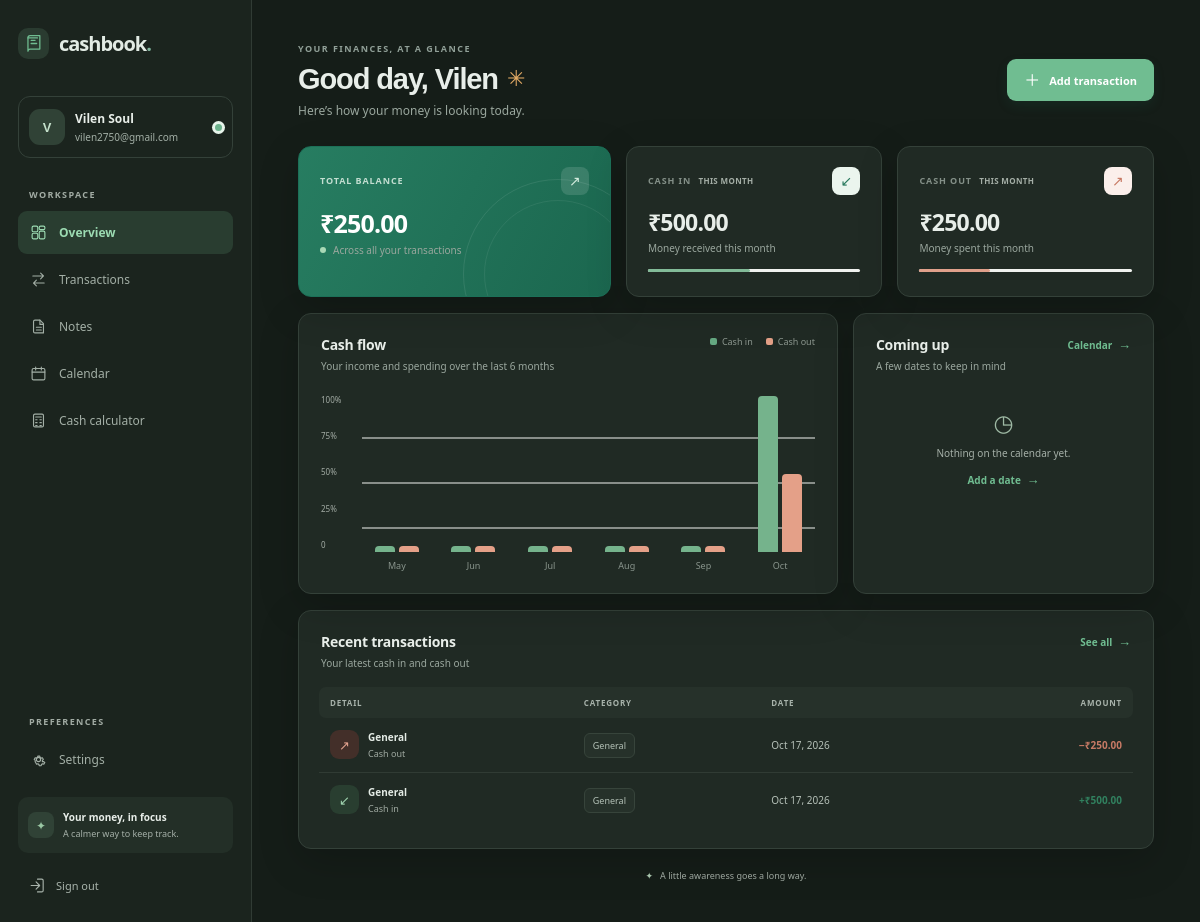
The app's page / (signed in) with its own data.
### cashbook/models.py (models this page shows, shortened)
class User(AbstractUser):
    username = None
    email = models.EmailField("email address", unique=True)
    LANGUAGE_CHOICES = [("en", _("English")), ("hi", _("Hindi (हिन्दी)"))]
    CURRENCY_CHOICES = [
        ("INR", _("Indian Rupee (₹)")), ("USD", _("US Dollar ($)")), ("EUR", _("Euro (€)")),
        ("GBP", _("British Pound (£)")), ("CAD", _("Canadian Dollar (C$)")), ("AUD", _("Australian Dollar (A$)")),
    ]
    currency = models.CharField(max_length=3, choices=CURRENCY_CHOICES, default="INR")
    language = models.CharField(max_length=5, choices=LANGUAGE_CHOICES, default="en")
    dark_mode = models.BooleanField(default=False)
    TIME_FORMAT_CHOICES = [("12h", _("12-hour")), ("24h", _("24-hour"))]
    CURRENCY_FORMAT_CHOICES = [("symbol", _("Currency symbol")), ("code", _("Currency code"))]
    time_format = models.CharField(max_length=3, choices=TIME_FORMAT_CHOICES, default="12h")
    currency_format = models.CharField(max_length=6, choices=CURRENCY_FORMAT_CHOICES, default="symbol")
    USERNAME_FIELD = "email"
    REQUIRED_FIELDS = []
    objects = UserManager()
    @property
    def display_name(self):
        return self.get_full_name().strip() or self.email.split("@")[0]

class Transaction(models.Model):
    INCOME = "income"
    EXPENSE = "expense"
    TYPE_CHOICES = [(INCOME, _("Cash in")), (EXPENSE, _("Cash out"))]
    user = models.ForeignKey(User, on_delete=models.CASCADE, related_name="transactions")
    kind = models.CharField(max_length=8, choices=TYPE_CHOICES)
    amount = models.DecimalField(max_digits=12, decimal_places=2, validators=[MinValueValidator(Decimal("0.01"))])
    category = models.CharField(max_length=60, default="General")
    description = models.CharField(max_length=180, blank=True)
    date = models.DateField(default=timezone.localdate)
    created_at = models.DateTimeField(auto_now_add=True)
    class Meta:
        ordering = ["-date", "-created_at"]

### cashbook/views.py (the view)
# urls.py: path("", views.dashboard, name="dashboard"),
@login_required
def dashboard(request):
    today = timezone.localdate()
    all_items = Transaction.objects.filter(user=request.user)
    month_items = all_items.filter(date__year=today.year, date__month=today.month)
    month_in, month_out = totals(month_items)
    total_in, total_out = totals(all_items)
    chart = []
    for offset in range(5, -1, -1):
        month_num = today.month - offset
        year = today.year
        while month_num <= 0:
            month_num += 12
            year -= 1
        month_date = date(year, month_num, 1)
        incoming, outgoing = totals(all_items.filter(date__year=year, date__month=month_num))
        chart.append({"label": date_format(month_date, "M"), "income": float(incoming), "expense": float(outgoing)})
    max_value = max((max(item["income"], item["expense"]) for item in chart), default=0) or 1
    for item in chart:
        item["income_height"] = max(4, round(item["income"] / max_value * 100))
        item["expense_height"] = max(4, round(item["expense"] / max_value * 100))
    context = page_context(request,
        today=today, balance=money(request.user, total_in - total_out),
        month_income=money(request.user, month_in), month_expense=money(request.user, month_out),
        recent_transactions=all_items[:6], chart=chart,
        upcoming_events=CalendarEvent.objects.filter(user=request.user, date__gte=today).order_by("date", "time")[:3],
    )
    return render(request, "cashbook/dashboard.html", context)

### cashbook/views.py (called while the page is built)
def money(user, amount):
    return f"{currency_prefix(user)}{amount:,.2f}"

def currency_prefix(user):
    if user.currency_format == "code":
        return f"{user.currency} "
    return CURRENCY_SYMBOLS.get(user.currency, user.currency + " ")

def totals(queryset):
    incoming = queryset.filter(kind=Transaction.INCOME).aggregate(total=Sum("amount"))["total"] or Decimal("0")
    outgoing = queryset.filter(kind=Transaction.EXPENSE).aggregate(total=Sum("amount"))["total"] or Decimal("0")
    return incoming, outgoing

def page_context(request, **context):
    context["currency_prefix"] = currency_prefix(request.user)
    context["time_display_format"] = "H:i" if request.user.time_format == "24h" else "g:i A"
    return context

### templates/cashbook/dashboard.html (shortened to what this page needs)
{% extends "cashbook/base.html" %}
{% load i18n %}
{% block content %}
  <div class="page-heading dashboard-heading">
    <div><span class="eyebrow">{% trans "YOUR FINANCES, AT A GLANCE" %}</span><h1>{% trans "Good day," %} {{ user.first_name|default:user.display_name }} <span class="wave">✳</span></h1><p>{% trans "Here’s how your money is looking today." %}</p></div>
    <a class="button button-primary" href="{% url 'transaction_create' %}"><span class="plus">＋</span> {% trans "Add transaction" %}</a>
  </div>
  <section class="summary-grid" aria-label="{% trans 'Cash summary' %}">
    <article class="summary-card balance-card"><div class="summary-top"><span class="summary-label">{% trans "TOTAL BALANCE" %}</span><span class="summary-icon balance-icon">↗</span></div><div class="summary-value">{{ balance }}</div><div class="summary-caption"><span class="status-dot"></span> {% trans "Across all your transactions" %}</div><div class="balance-decoration"></div></article>
    <article class="summary-card"><div class="summary-top"><span class="summary-label">{% trans "CASH IN" %} <span class="summary-period">{% trans "THIS MONTH" %}</span></span><span class="summary-icon income-icon">↙</span></div><div class="summary-value">{{ month_income }}</div><div class="summary-caption">{% trans "Money received this month" %}</div><div class="mini-track"><span class="mini-fill income-fill"></span></div></article>
    <article class="summary-card"><div class="summary-top"><span class="summary-label">{% trans "CASH OUT" %} <span class="summary-period">{% trans "THIS MONTH" %}</span></span><span class="summary-icon expense-icon">↗</span></div><div class="summary-value">{{ month_expense }}</div><div class="summary-caption">{% trans "Money spent this month" %}</div><div class="mini-track"><span class="mini-fill expense-fill"></span></div></article>
  </section>
  <section class="content-grid">
    <article class="panel chart-panel">
      <div class="panel-heading"><div><h2>{% trans "Cash flow" %}</h2><p>{% trans "Your income and spending over the last 6 months" %}</p></div><span class="chart-legend"><i class="legend-income"></i> {% trans "Cash in" %} <i class="legend-expense"></i> {% trans "Cash out" %}</span></div>
      <div class="chart-area" role="img" aria-label="{% trans 'Monthly cash in and cash out comparison' %}">
        <div class="chart-y"><span>100%</span><span>75%</span><span>50%</span><span>25%</span><span>0</span></div>
        <div class="chart-columns">{% for item in chart %}<div class="chart-month"><div class="bar-pair"><span class="bar bar-income" style="height:{{ item.income_height }}%" title="Cash in: {{ currency_prefix }}{{ item.income|floatformat:2 }}"></span><span class="bar bar-expense" style="height:{{ item.expense_height }}%" title="Cash out: {{ currency_prefix }}{{ item.expense|floatformat:2 }}"></span></div><span class="chart-label">{{ item.label }}</span></div>{% endfor %}</div>
      </div>
    </article>
    <article class="panel upcoming-panel">
      <div class="panel-heading"><div><h2>{% trans "Coming up" %}</h2><p>{% trans "A few dates to keep in mind" %}</p></div><a class="text-link" href="{% url 'calendar' %}">{% trans "Calendar" %} <span>→</span></a></div>
      {% if upcoming_events %}<div class="upcoming-list">{% for event in upcoming_events %}<a class="upcoming-item" href="{% url 'event_edit' event.pk %}"><span class="event-date"><strong>{{ event.date|date:"d" }}</strong><small>{{ event.date|date:"M" }}</small></span><span class="upcoming-copy"><strong>{{ event.title }}</strong><small>{% if event.date == today %}{% trans "Today" %}{% else %}{{ event.date|date:"l, M j" }}{% endif %}{% if event.time %} · {{ event.time|time:time_display_format }}{% endif %}</small></span><span class="upcoming-arrow">↗</span></a>{% endfor %}</div>{% else %}<div class="small-empty"><span class="empty-symbol">◷</span><p>{% trans "Nothing on the calendar yet." %}</p><a class="text-link" href="{% url 'event_create' %}">{% trans "Add a date" %} <span>→</span></a></div>{% endif %}
    </article>
  </section>
  <section class="panel transactions-panel">
    <div class="panel-heading"><div><h2>{% trans "Recent transactions" %}</h2><p>{% trans "Your latest cash in and cash out" %}</p></div><a class="text-link" href="{% url 'transactions' %}">{% trans "See all" %} <span>→</span></a></div>
    {% if recent_transactions %}
    <div class="table-wrap"><table class="data-table"><thead><tr><th>{% trans "DETAIL" %}</th><th>{% trans "CATEGORY" %}</th><th>{% trans "DATE" %}</th><th class="align-right">{% trans "AMOUNT" %}</th></tr></thead><tbody>
      {% for item in recent_transactions %}<tr><td><span class="transaction-avatar {% if item.kind == 'income' %}avatar-income{% else %}avatar-expense{% endif %}">{% if item.kind == 'income' %}↙{% else %}↗{% endif %}</span><span class="transaction-name"><strong>{{ item.description|default:item.category }}</strong><small>{% if item.kind == 'income' %}{% trans "Cash in" %}{% else %}{% trans "Cash out" %}{% endif %}</small></span></td><td><span class="category-tag">{{ item.category }}</span></td><td>{{ item.date|date:"M j, Y" }}</td><td class="align-right amount {% if item.kind == 'income' %}amount-in{% else %}amount-out{% endif %}">{% if item.kind == 'income' %}+{% else %}−{% endif %}{{ currency_prefix }}{{ item.amount|floatformat:2 }}</td></tr>{% endfor %}
    </tbody></table></div>
    {% endif %}
  </section>
  <div class="dashboard-footnote"><span>✦</span> {% trans "A little awareness goes a long way." %}</div>
{% endblock %}

### templates/cashbook/base.html (shortened to what this page needs)
{% load static i18n %}
<!doctype html>
<html lang="{{ request.LANGUAGE_CODE|default:'en' }}" data-theme="{% if user.is_authenticated and user.dark_mode %}dark{% else %}light{% endif %}">
<head>
  <link rel="stylesheet" href="{% static 'cashbook/app.css' %}">
</head>
<body class="app-body">
  <div class="app-shell">
    <aside class="sidebar" id="sidebar">
      <a class="brand" href="{% url 'dashboard' %}">
        <span class="brand-mark"><svg viewBox="0 0 24 24" aria-hidden="true"><path d="M5 4.75A2.75 2.75 0 0 1 7.75 2H20v17H7.75A2.75 2.75 0 0 0 5 21.75v-17Z"/><path d="M5 5h12M9 8h5M9 12h7"/></svg></span>
        <span>cashbook<span class="brand-period">.</span></span>
      </a>
      <div class="profile-chip">
        <span class="avatar">{{ user.first_name|first|upper|default:user.email|first|upper }}</span>
        <span class="profile-copy"><strong>{{ user.display_name }}</strong><small>{{ user.email }}</small></span>
        <span class="online-dot" title="{% trans 'Signed in' %}"></span>
      </div>
      <p class="nav-label">{% trans "WORKSPACE" %}</p>
      <nav class="primary-nav" aria-label="{% trans 'Main navigation' %}">
        <a class="nav-link {% if request.resolver_match.url_name == 'dashboard' %}active{% endif %}" href="{% url 'dashboard' %}">
          <svg viewBox="0 0 24 24" aria-hidden="true"><rect x="3" y="3" width="8" height="8" rx="2"/><rect x="13" y="3" width="8" height="5" rx="2"/><rect x="13" y="10" width="8" height="11" rx="2"/><rect x="3" y="13" width="8" height="8" rx="2"/></svg><span>{% trans "Overview" %}</span>
        </a>
        <a class="nav-link {% if request.resolver_match.url_name == 'transactions' or 'transaction' in request.resolver_match.url_name %}active{% endif %}" href="{% url 'transactions' %}">
          <svg viewBox="0 0 24 24" aria-hidden="true"><path d="M4 7h15m0 0-4-4m4 4-4 4M20 17H5m0 0 4-4m-4 4 4 4"/></svg><span>{% trans "Transactions" %}</span>
        </a>
        <a class="nav-link {% if 'note' in request.resolver_match.url_name %}active{% endif %}" href="{% url 'notes' %}">
          <svg viewBox="0 0 24 24" aria-hidden="true"><path d="M7 3h7l5 5v13H7a2 2 0 0 1-2-2V5a2 2 0 0 1 2-2Z"/><path d="M14 3v6h5M9 13h7m-7 4h7"/></svg><span>{% trans "Notes" %}</span>
        </a>
        <a class="nav-link {% if 'calendar' in request.resolver_match.url_name or 'event' in request.resolver_match.url_name %}active{% endif %}" href="{% url 'calendar' %}">
          <svg viewBox="0 0 24 24" aria-hidden="true"><rect x="3" y="5" width="18" height="16" rx="2"/><path d="M16 3v4M8 3v4M3 10h18"/></svg><span>{% trans "Calendar" %}</span>
        </a>
        <a class="nav-link {% if request.resolver_match.url_name == 'calculator' %}active{% endif %}" href="{% url 'calculator' %}">
          <svg viewBox="0 0 24 24" aria-hidden="true"><rect x="5" y="3" width="14" height="18" rx="2"/><path d="M8 7h8M8 11h2m4 0h2m-8 4h2m4 0h2m-8 4h2m4 0h2"/></svg><span>{% trans "Cash calculator" %}</span>
        </a>
      </nav>
      <div class="sidebar-spacer"></div>
      <p class="nav-label">{% trans "PREFERENCES" %}</p>
      <nav aria-label="{% trans 'Preferences' %}">
        <a class="nav-link {% if 'settings' in request.resolver_match.url_name or 'password' in request.resolver_match.url_name %}active{% endif %}" href="{% url 'settings' %}">
          <span>{% trans "Settings" %}</span>
        </a>
      </nav>
      <div class="sidebar-footer">
        <div class="privacy-note"><span class="privacy-icon">✦</span><div><strong>{% trans "Your money, in focus" %}</strong><small>{% trans "A calmer way to keep track." %}</small></div></div>
        <form method="post" action="{% url 'logout' %}">{% csrf_token %}<button class="logout-link" type="submit"><svg viewBox="0 0 24 24" aria-hidden="true"><path d="M10 17l5-5-5-5m5 5H3m9-9h6a2 2 0 0 1 2 2v14a2 2 0 0 1-2 2h-6"/></svg>{% trans "Sign out" %}</button></form>
      </div>
    </aside>
    <main class="main-area">
      <div class="page-content">{% block content %}{% endblock %}</div>
    </main>
  </div>
</body>
</html>

### records on screen
User: first_name|first "V", display_name "Vilen Soul", email "vilen2750@gmail.com", first_name "Vilen"
Transaction: description "General", category "General", date "Oct 17, 2026", currency_prefix "₹", amount "250.00"
Transaction: description "General", category "General", date "Oct 17, 2026", currency_prefix "₹", amount "500.00"

### other values on screen
{{ balance }} "₹250.00"
{{ month_income }} "₹500.00"
{{ month_expense }} "₹250.00"
{{ item.label }} "May" "Jun" "Jul" "Aug" "Sep" "Oct"
